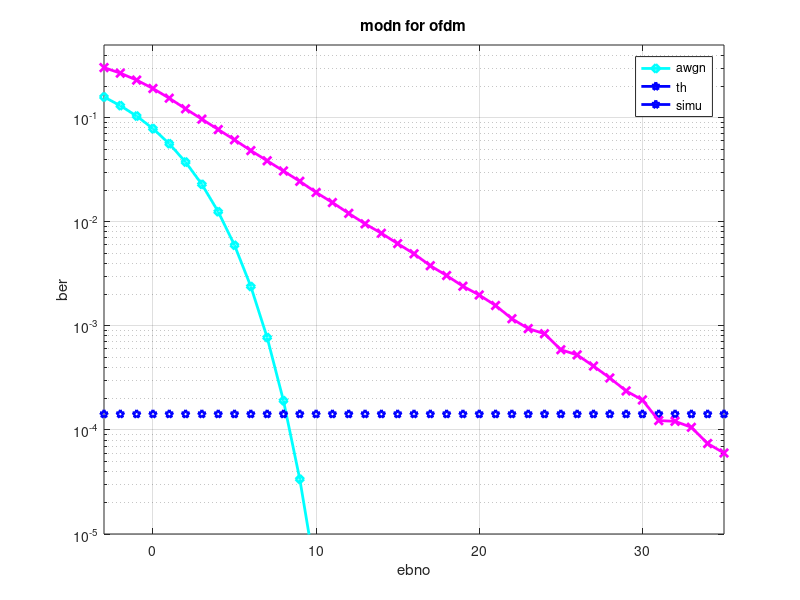

MATLAB code for this plot:
clc;
close all;
clear all;
N=10^6;
ip=floor(rand(1,N)*2);
s=2*ip-1;
ebno=[-3:35];

for ii=1:length(ebno)
    n=1/sqrt(2)*[rand(1,N)+j*rand(1,N)];
    h=1/sqrt(2)*[rand(1,N)+j*rand(1,N)];
    y=h.*s+10^(-ebno(ii)/20)*n;
    ymod=y./h;
    ipmod=real(ymod)>0;
    nerror(ii)=size(find([ip-ipmod]),2);
end
simber=nerror/N;
thberawgn=0.5*erfc(sqrt(10.^(ebno/10)));
ebnoin=10.^(ebno/10);
thber=0.5*(1-sqrt(ebnoin/(ebnoin+1)));
close all
figure
semilogy(ebno,thberawgn,'cd-','Linewidth',2)
hold on;
semilogy(ebno,thber,'bp-','Linewidth',2)
semilogy(ebno,simber,'mx-','Linewidth',2)
axis([-3 35 10^-5 .5])
grid on;
legend('awgn','th','simu');
xlabel('ebno');
ylabel('ber');
title('modn for ofdm');